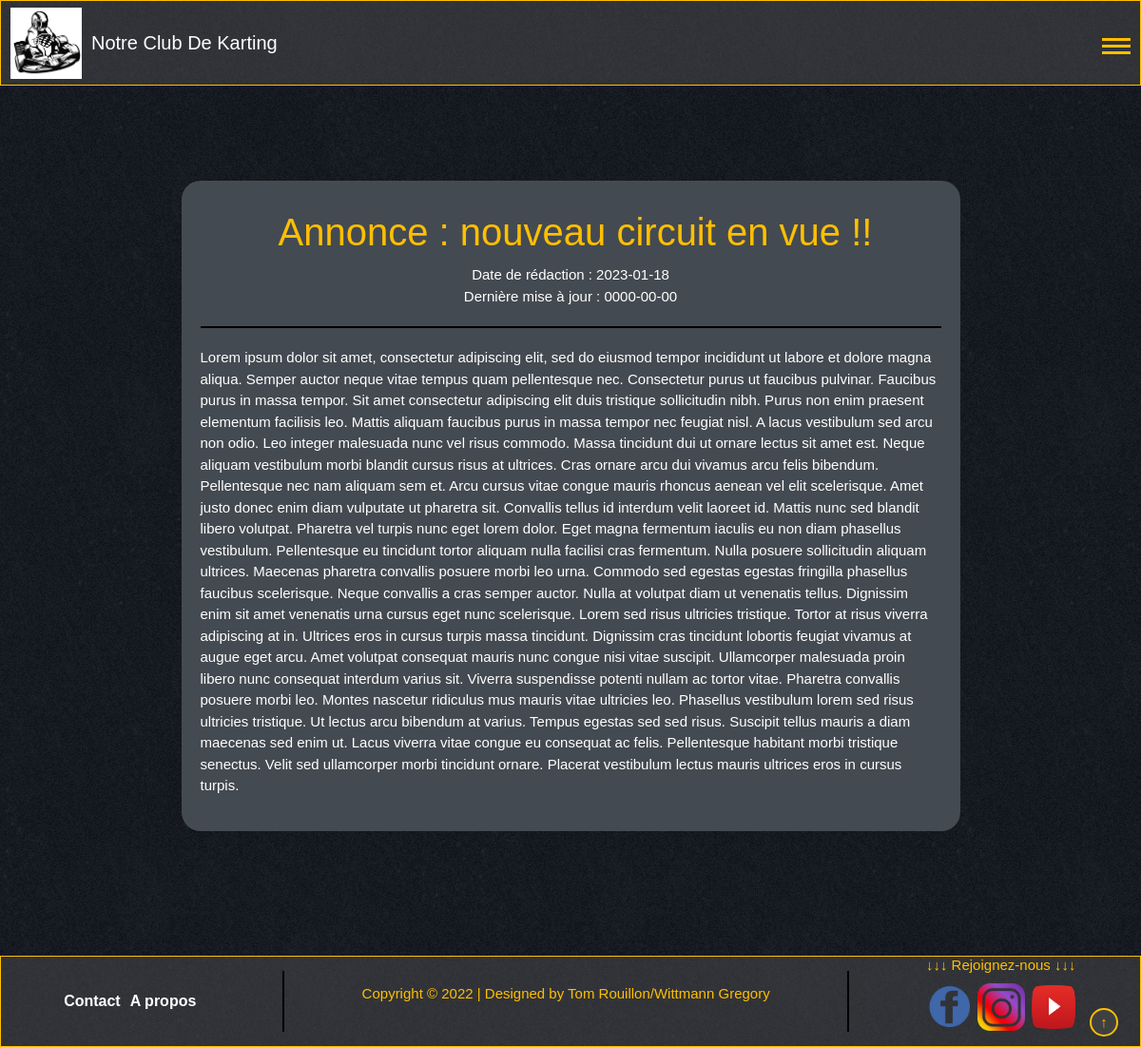
/src/actu.php?id=2, run on the app's committed database.
### tables this page shows
CREATE TABLE IF NOT EXISTS `Article` (
  `idArticle` INT NOT NULL AUTO_INCREMENT,
  `titre` VARCHAR(45) NOT NULL,
  `contenu` LONGTEXT NOT NULL,
  `dateCreation` DATE NOT NULL,
  `dateMAJ` DATE NOT NULL,
  `Admin_Personne_idPersonne` INT NOT NULL,
  PRIMARY KEY (`idArticle`),
  INDEX `fk_Article_Admin1_idx` (`Admin_Personne_idPersonne` ASC),
  CONSTRAINT `fk_Article_Admin1`
    FOREIGN KEY (`Admin_Personne_idPersonne`)
    REFERENCES `Admin` (`Personne_idPersonne`)
    ON DELETE NO ACTION
    ON UPDATE NO ACTION);

### src/actu.php (the view, shortened to what this page needs)
<?php
    require_once("header.php");
?>
<div id="contenu">
    <?php
    $bdd = connect_bd();
    if (isset($_GET['id']) && $_GET['id'] > 0) {
        $id = $_GET['id'];
        $req = $bdd->prepare('SELECT * FROM article WHERE idArticle = ?');
        $req->execute(array($id));
        $donnees = $req->fetch();
        ?>
        <div class="article">
            <div class="articleHead">
                <h1><?php echo $donnees['titre']; ?></h1>
                <h7>Date de rédaction : <?php echo $donnees['dateCreation']; ?></h7>
                <?php if ($donnees['dateMAJ'] != null) {
                    echo "<h7>Dernière mise à jour : " . $donnees['dateMAJ'] . "</h7>";
                }
                ?>
            </div>
            <div class="bodyArticle">
                <p><?php echo $donnees['contenu']; ?></p>
            </div>
        </div>
        <?php
    }
    ?>
</div>
<?php
    require_once("footer.php");
?>

### src/style/main.css (style rules this page uses)
:root { --backColor:rgba(22, 22, 22, 0.773); --footColor:#343a40; --eventColor: #444a51; }
body { font-family: 'Share Tech', sans-serif; display: block; margin: 0; width: auto; height: auto; background-image: url("../logos/blackmamba.png"); }
body h1 { margin-left: 10px; margin-top: 10px; }
body #contenu { min-height: 100vh; margin: 15px; font-size: 15px; color: white; }
body #contenu h1 { margin-top: 10px; margin-bottom: 10px; font-size: 40px; text-align: center; }
.article { background-color: var(--eventColor); padding: 20px; border-radius: 20px; margin: auto; max-width: 70%; margin-top: 100px; }
.articleHead { display: flex; flex-direction: column; align-items: center; margin-bottom: 20px; border-bottom: 1px solid black; }
.articleHead::after { content: ""; display: block; width: 100%; height: 1px; background-color: black; margin-top: 20px; }
.articleHead h1 { color: var(--yellowColor); }

### src/style/footer.css (style rules this page uses)
:root { --footColor:rgba(75, 75, 76, 0.53); }

### src/style/header.css (style rules this page uses)
:root { --backColor:rgba(22, 22, 22, 0.773); --footColor:rgba(75, 75, 76, 0.53); --yellowColor:rgb(255, 191, 0); }

### data on the page
article: titre "Annonce : nouveau circuit en vue !!", dateCreation "2023-01-18", dateMAJ "0000-00-00", contenu "Lorem ipsum dolor sit amet, consectetur adipiscing elit, sed do eiusmod tempor incididunt ut labore et dolore magna aliqua. Semper auctor neque vitae tempus quam pellentesque nec. Consectetur purus ut faucibus pulvinar. Faucibus purus in massa tempor. Sit amet consectetur adipiscing elit duis tristique sollicitudin nibh. Purus non enim praesent elementum facilisis leo. Mattis aliquam faucibus purus in massa tempor nec feugiat nisl. A lacus vestibulum sed arcu non odio. Leo integer malesuada nunc vel risus commodo. Massa tincidunt dui ut ornare lectus sit amet est. Neque aliquam vestibulum morbi blandit cursus risus at ultrices. Cras ornare arcu dui vivamus arcu felis bibendum. Pellentesque…"
